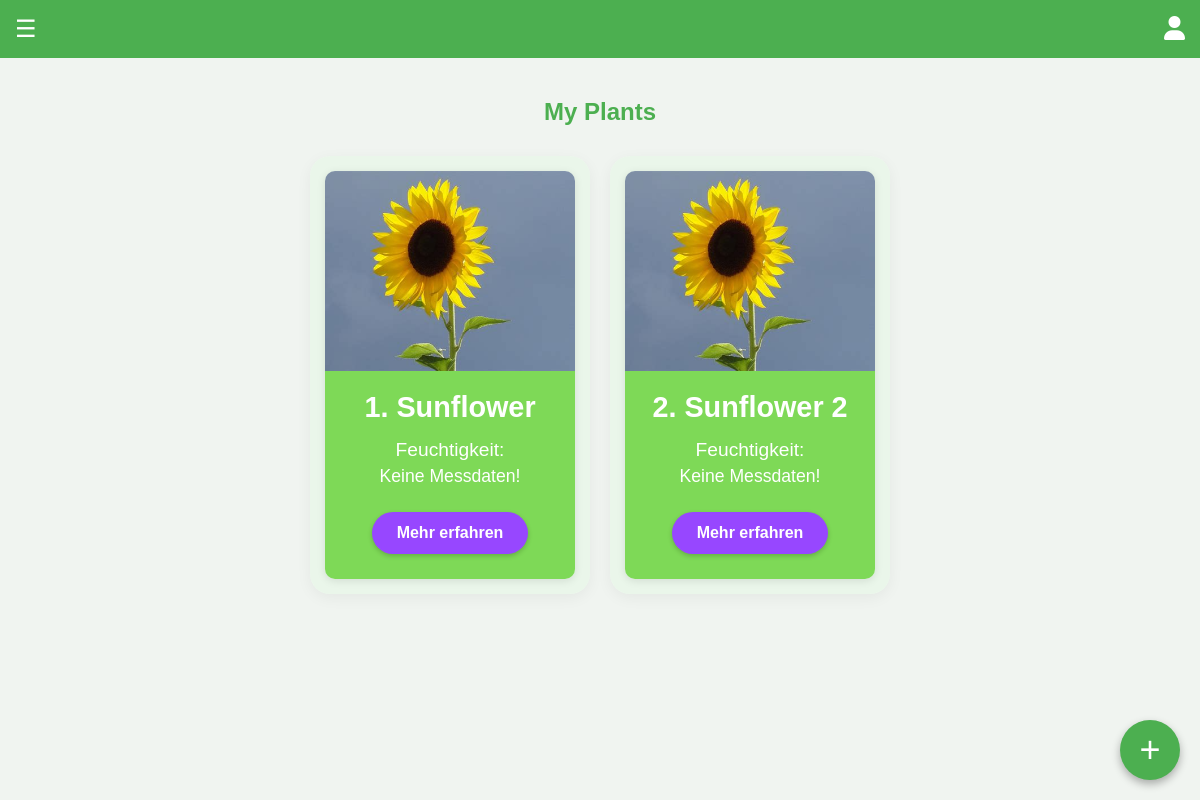
Page /my-plants (signed in) on the earlier database version.
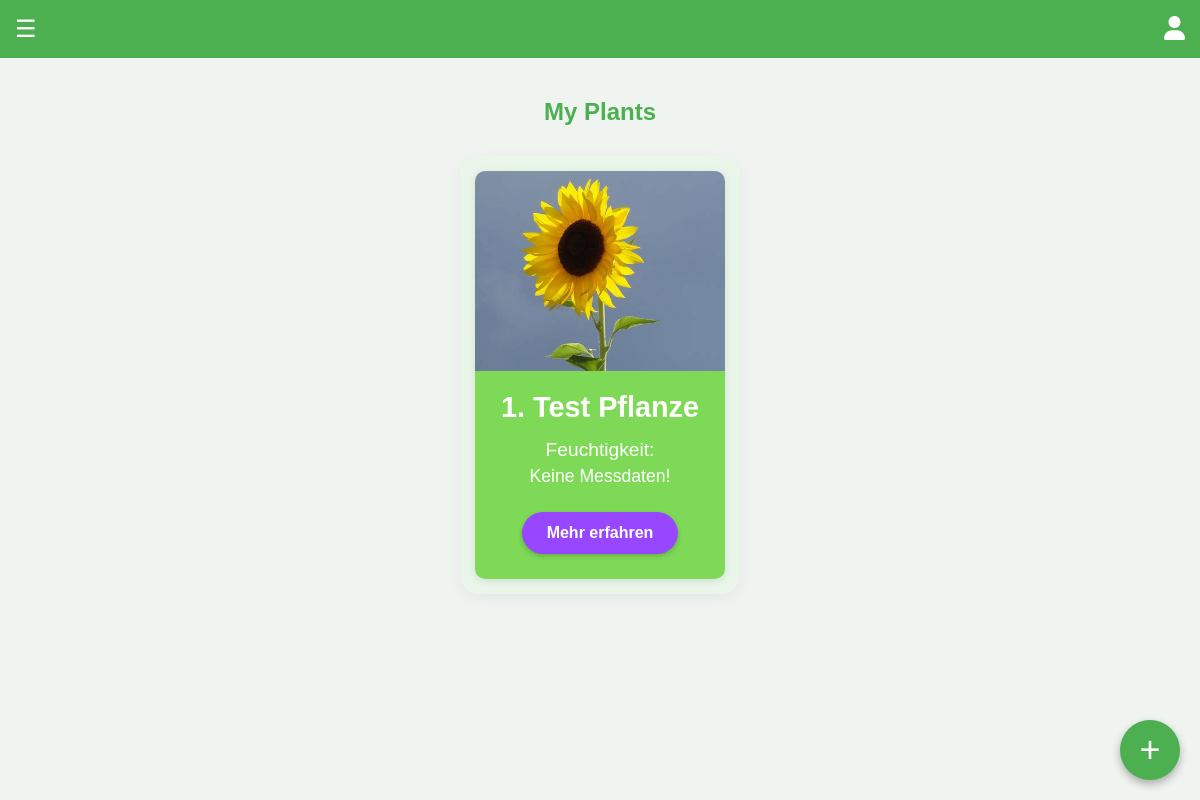
Same page on the later database version.
### tables this page shows
CREATE TABLE plants (
      id INTEGER PRIMARY KEY AUTOINCREMENT,
      userid INTEGER,
      name TEXT,
      plant_type TEXT,
      plant_location TEXT,
      plant_date TEXT,
      notes TEXT,
      feuchtigkeit TEXT,
      ai_bewässerung TEXT,
      ai_licht TEXT,
      ai_dünger TEXT,
      image TEXT
  );

### main.py (the view)
@app.route('/my-plants')
def myplants():
  if not session.get('logged_in'):
    return redirect(url_for('login'))
  conn = sqlite3.connect('Bloom.db')
  cursor = conn.cursor()
  cursor.execute('SELECT id FROM user WHERE email = ?', (session['email'],))
  user = cursor.fetchone()
  if not user:
    conn.close()
    return redirect(url_for('login'))
  cursor.execute('''
    SELECT id, name, plant_type, feuchtigkeit
    FROM plants
    WHERE userid = ?
  ''', (user[0],))
  plants = []
  for plant in cursor.fetchall():
    plants.append({
      'id': plant[0],
      'name': plant[1],
      'image_url': '/static/images/default_plant.jpg',  # You can customize this
      'moisture_status': f"{plant[3]}%" if plant[3] is not None else "Keine Messdaten!"
    })
  conn.close()
  return render_template('index.html', plants=plants)

### templates/index.html (shortened to what this page needs)
{% extends "base.html" %}
{% block content %}
  <section class="plant-overview">
    <h1>My Plants</h1>
    <div class="plants-container">
      {% for plant in plants %}
        <div class="plant-card">
          <div class="plant-card-inner">
            <div class="plant-image">
              <img src="{{ plant.image_url }}" alt="{{ plant.name }}">
            </div>
            <div class="plant-info">
              <h2>{{ loop.index }}. {{ plant.name }}</h2>
              <p class="moisture-label">Feuchtigkeit:</p>
              <p class="moisture-value">{{ plant.moisture_status }}</p>
              <button class="more-info-btn" onclick="window.location.href='/plant/{{ plant.id }}'">Mehr erfahren</button>
            </div>
          </div>
        </div>
      {% endfor %}
    </div>
  </section>
  <button class="add-plant-btn" onclick="window.location.href='/add-plant'">+</button>
{% endblock %}

### templates/base.html (shortened to what this page needs)
<!DOCTYPE html>
<html lang="de">
<head>
  <link rel="stylesheet" href="/static/styles.css">
  <link rel="stylesheet" href="https://cdnjs.cloudflare.com/ajax/libs/font-awesome/6.0.0-beta3/css/all.min.css" loading="lazy">
</head>
<body>
  <nav class="navbar">
    <div class="menu-icon" onclick="openMenu()">&#9776;</div>
    <div class="user-icon" onclick="window.location.href='/user'">
      <i class="fas fa-user"></i>
    </div>
  </nav>
  <main>
    {% block content %}{% endblock %}
  </main>
</body>
</html>

### static/styles.css (style rules this page uses)
* { margin: 0; padding: 0; box-sizing: border-box; }
body { font-family: Arial, sans-serif; background-color: #f0f4f0; color: #333; transition: margin-left 0.5s; }
.navbar { display: flex; justify-content: space-between; align-items: center; padding: 15px; background-color: #4CAF50; color: white; }
.menu-icon { cursor: pointer; font-size: 24px; background: none; border: none; color: white; }
.user-icon { cursor: pointer; font-size: 24px; }
main { padding: 20px; }
.plant-overview { margin-top: 20px; }
.plants-container { display: grid; grid-template-columns: repeat(auto-fill, minmax(150px, 1fr)); gap: 15px; }
.plant-card { background-color: #e0f0e0; padding: 20px; border-radius: 10px; text-align: center; }
.add-plant-btn { position: fixed; right: 20px; bottom: 20px; background-color: #4CAF50; color: white; border: none; border-radius: 50%; width: 60px; height: 60px; font-size: 36px; cursor: pointer; box-shadow: 0 4px 8px rgba(0, 0, 0, 0.3); }
h1 { text-align: center; margin-bottom: 20px; color: #4CAF50; }

### templates/index.html (style rules this page uses)
.plant-overview h1 { text-align: center; margin: 20px 0; }
.plants-container { display: flex; flex-wrap: wrap; justify-content: center; padding: 10px; gap: 20px; }
.plant-card { width: 100%; max-width: 500px; background-color: rgba(230, 250, 230, 0.5); border-radius: 20px; padding: 15px; box-shadow: 0 4px 15px rgba(0, 0, 0, 0.05); margin-bottom: 20px; }
.plant-card-inner { border-radius: 10px; overflow: hidden; box-shadow: 0 2px 8px rgba(0, 0, 0, 0.1); }
.plant-image { height: 250px; width: 100%; overflow: hidden; }
.plant-image img { width: 100%; height: 100%; object-fit: cover; display: block; }
.plant-info { padding: 20px 15px 25px; background-color: #7ed957; color: white; text-align: center; }
.plant-info h2 { margin: 0 0 15px 0; font-size: 2rem; font-weight: bold; }
.moisture-label { margin-bottom: 5px; font-size: 1.3rem; }
.moisture-value { margin: 0 0 25px 0; font-size: 1.2rem; }
.more-info-btn { background-color: #9747FF; color: white; border: none; padding: 15px 30px; border-radius: 30px; cursor: pointer; font-weight: bold; font-size: 1.2rem; box-shadow: 0 2px 5px rgba(0, 0, 0, 0.2); }
@media (min-width: 768px) { .plant-card { width: 280px; } }
@media (min-width: 768px) { .plant-image { height: 200px; } }
@media (min-width: 768px) { .plant-info h2 { font-size: 1.8rem; } }
@media (min-width: 768px) { .moisture-label { font-size: 1.2rem; } }
@media (min-width: 768px) { .moisture-value { font-size: 1.1rem; } }
@media (min-width: 768px) { .more-info-btn { padding: 12px 25px; font-size: 1rem; } }

Differences in the rows shown:
removed plants: name "Sunflower 2", moisture_status "Keine Messdaten!"
changed plants: name "Sunflower" → "Test Pflanze"
